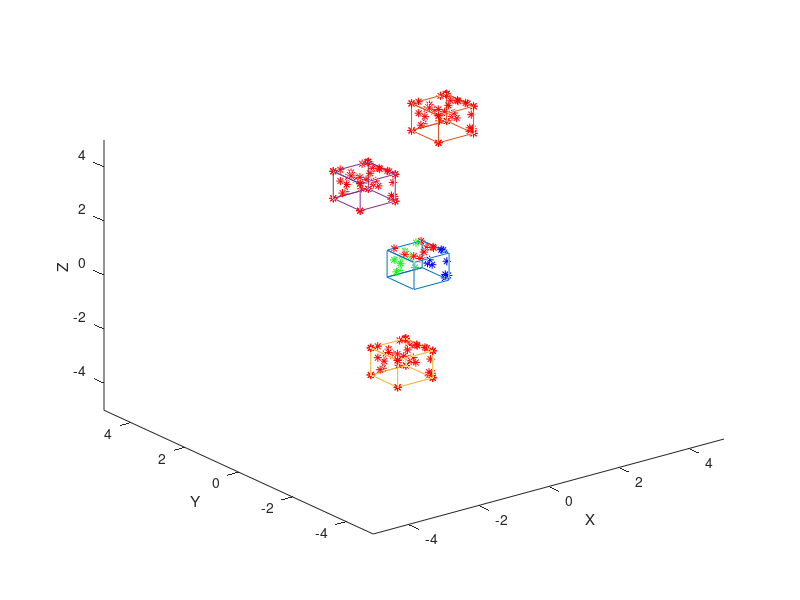

MATLAB code for this plot:
% Synthetic data generation
function cube = genCube()
close all;
figure, 
A = [0 0 0];
B = [1 0 0];
C = [0 1 0];
D = [0 0 1];
E = [0 1 1];
F = [1 0 1];
G = [1 1 0];
H = [1 1 1];
P = [A;B;F;H;G;C;A;D;E;H;F;D;E;C;G;B];
plot3(P(:,1),P(:,2),P(:,3)); hold on;
axis([-5 5 -5 5 -5 5]); 
xlabel('X'); ylabel('Y'); zlabel('Z')

npts = 10;
RandP1 = rand(npts,2); RandP1 = [RandP1, ones(npts,1)];
RandP2 = rand(npts,2); RandP2 = [RandP2(:,1), ones(npts,1), RandP2(:,2)];
RandP3 = rand(npts,2); RandP3 = [ ones(npts,1),RandP3(:,1), RandP3(:,2)];
plot3(RandP1(:,1),RandP1(:,2),RandP1(:,3),'r*');
plot3(RandP2(:,1),RandP2(:,2),RandP2(:,3),'g*');
plot3(RandP3(:,1),RandP3(:,2),RandP3(:,3),'b*');



% Initialize the position of different objects
S0 = [P; RandP1;RandP2;RandP3];

S1 = [P; RandP1;RandP2;RandP3] + 3*ones(3*npts+length(P),3);
plot3(S1(1:length(P),1),S1(1:length(P),2),S1(1:length(P),3));
plot3(S1(:,1),S1(:,2),S1(:,3), 'r*');

S2 = [P; RandP1;RandP2;RandP3] - 2*ones(3*npts+length(P),3);
plot3(S2(1:length(P),1),S2(1:length(P),2),S2(1:length(P),3));
plot3(S2(:,1),S2(:,2),S2(:,3), 'r*');

S3 = [P; RandP1;RandP2;RandP3] + [3*zeros(3*npts+length(P),1), 2*ones(3*npts+length(P),2)];
plot3(S3(1:length(P),1),S3(1:length(P),2),S3(1:length(P),3));
plot3(S3(:,1),S3(:,2),S3(:,3), 'r*');

hold off;

end